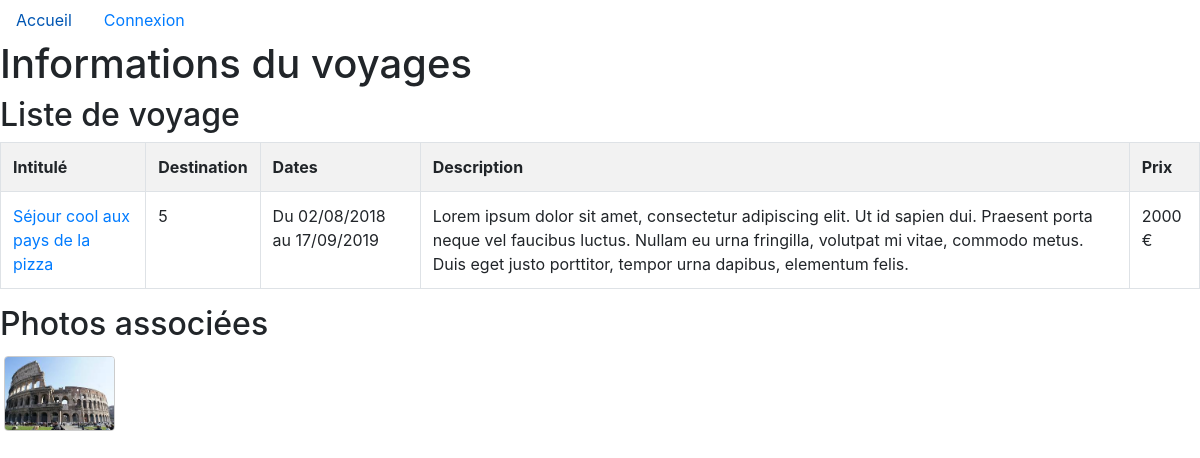
The page /trip_detail.php?id=1 on the database its author committed.
### tables this page shows
CREATE TABLE `trip` (
  `id` int(11) NOT NULL,
  `country` int(11) NOT NULL,
  `date_start` date NOT NULL,
  `date_end` date NOT NULL,
  `title` varchar(255) NOT NULL,
  `description` text NOT NULL,
  `price` float NOT NULL
);

CREATE TABLE `picture` (
  `id` int(11) NOT NULL,
  `trip_id` int(11) NOT NULL,
  `path` varchar(255) NOT NULL
);

### dbmanager.php (called while the page is built, shortened)
<?php
function getTripById($id) {
  $db = db_connect();
  if($db) {
    $query = $db->prepare(
      'SELECT * FROM trip WHERE id = :id');
    $result = $query->execute(array(':id' => $id));
    if ($result) {
      return $query->fetch(PDO::FETCH_ASSOC);
    }
  }
  return null;
}
function getPicturesByTrip($trip_id) {
  $db = db_connect();
  if ($db) {
    $query = $db->prepare(
      'SELECT * FROM picture WHERE trip_id = :trip_id');
    $result = $query->execute(array(':trip_id' => $trip_id));
    if ($result) {
      return $query->fetchALL(PDO::FETCH_ASSOC);
    }
  }
}
?>

### utility.php (called while the page is built, shortened)
<?php
function transformSQLDate($sql_date) {
  $date = date_create($sql_date);
  return date_format($date, 'd/m/Y');
}
?>

### trip_detail.php (the view)
<?php
require_once('dbmanager.php');
require_once('utility.php');
include('templates/header.php');
$trip = getTripById($_GET['id']);
$pictures = getPicturesByTrip($_GET['id']);
?>
<h1>Informations du voyages</h1>
<h2>Liste de voyage</h2>
<table class="table table-bordered table-striped">
  <tr>
    <th>Intitulé</th>
    <th>Destination</th>
    <th>Dates</th>
    <th>Description</th>
    <th>Prix</th>
  </tr>
    <tr>
      <td><a href="trip_detail.php?id=<?php echo $trip['id'] ?>"> <?php echo $trip['title'] ?></a></td>
      <td><?php echo $trip['country'] ?></td>
      <td><?php  echo 'Du ' . transformSQLDate($trip['date_start']);
          echo ' au ' . transformSQLDate($trip['date_end']); ?></td>
          <td>
            <?php echo $trip['description'] ?>
          </td>
          <td>
            <?php echo $trip['price'] ?> €
          </td>
    </tr>
</table>
<h2>Photos associées</h2>
<?php
  if ($pictures != null && sizeof($pictures) > 0) {
    foreach ($pictures as $picture) {
      $picture_path = BASE_URL . '/static/img/upload/' . $picture['path'];
      echo '<img class="thumb" src="'.$picture_path.'">';
    }
  } else {
    echo '<p>Aucune image associée</p>';
  }
?>
<?php
include('templates/footer.php');
?>

### static/css/styles.css (style rules this page uses)
img.thumb { height: 75px; border: 1px #ccc solid ; border-radius: 4px; margin: 4px; }

### rows shown on the page
trip: title "Séjour cool aux pays de la pizza", country "5", description "Lorem ipsum dolor sit amet, consectetur adipiscing elit. Ut id sapien dui. Praesent porta neque vel faucibus luctus. Nullam eu urna fringilla, volutpat mi vitae, commodo metus. Duis eget justo porttitor, tempor urna dapibus, elementum felis.", price "2000"
picture: path (picture)
